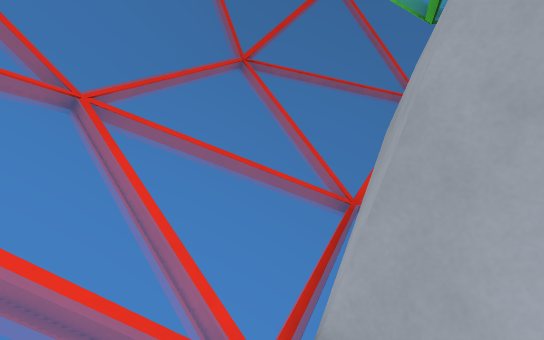
view 1 (above)

12 first-person views from a walk through a Godot game level. The camera is 1.2 m above the floor, tilts 10° down and sees 70° across. The floor is counted in squares, 1 m on a side. Each view is taken from the middle of a square. On the plan, view 1 faces up. The plan holds only what a view shows up to about 15 squares ahead; the rest is blank. The place goes on beyond the plan. Surface patterns are stand-ins for the level's own textures.

view 2
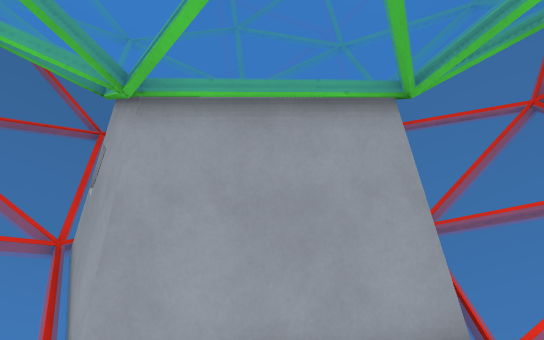

view 3
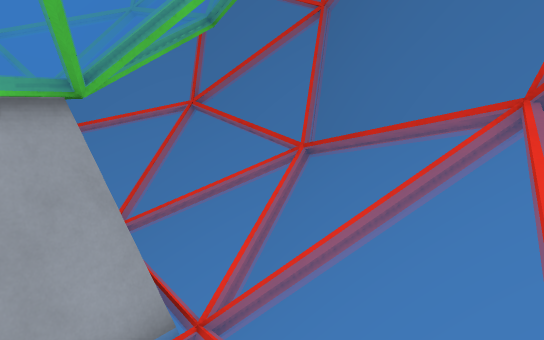

view 4
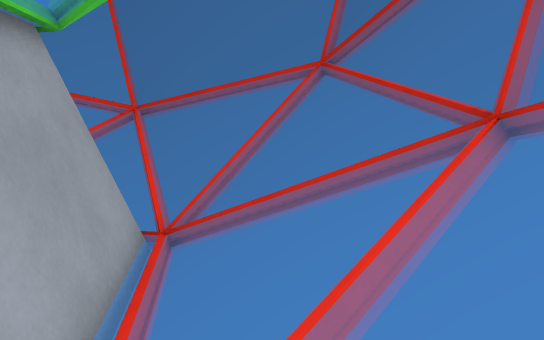

view 5
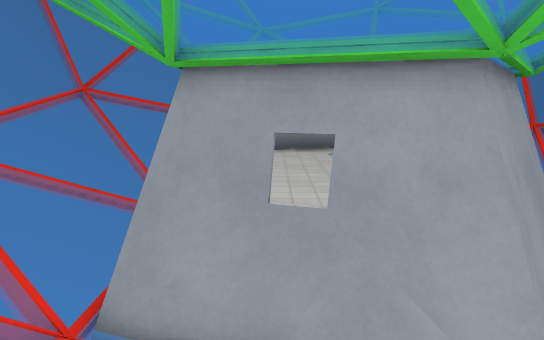

view 6
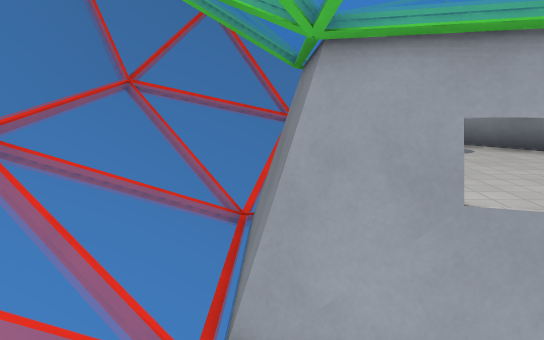

view 7
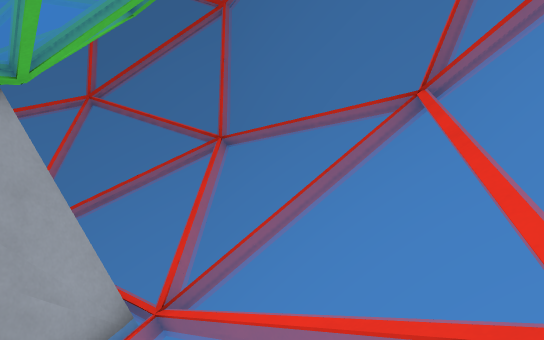

view 8
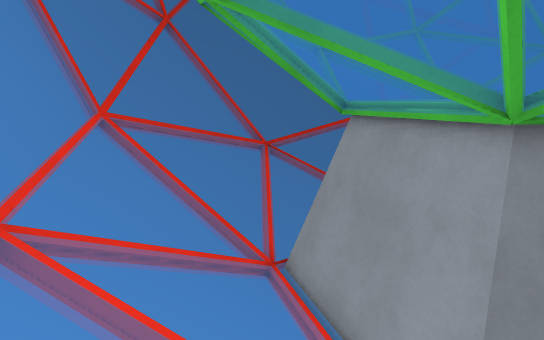

view 9
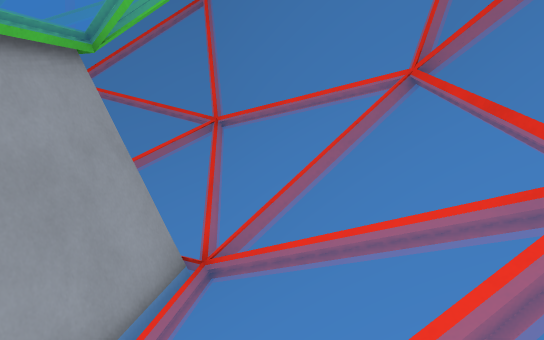

view 10
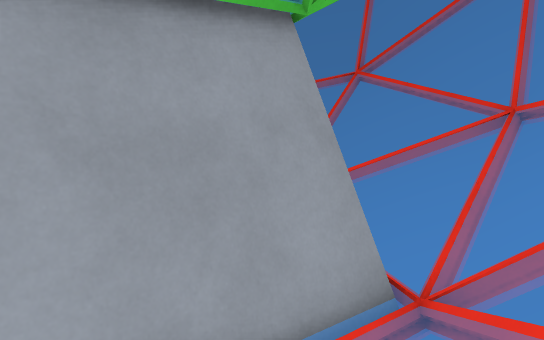

view 11
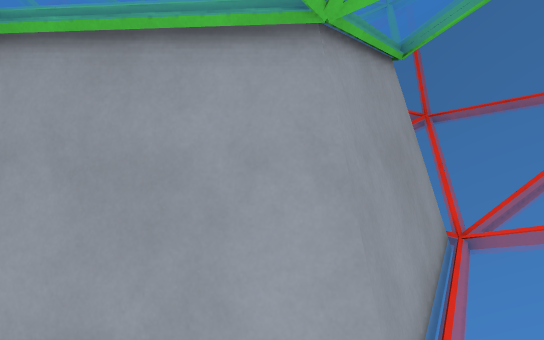

view 12
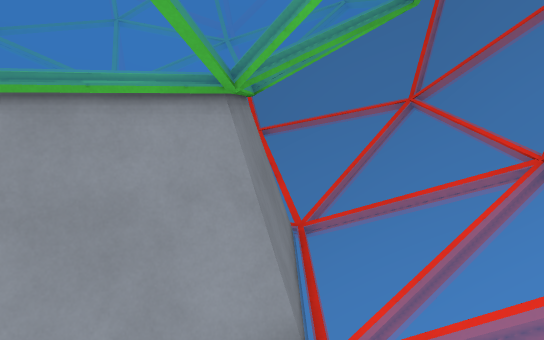

### Floor plan
Key: @ floor where view 1 was taken; # wall or solid block; . floor; / step, stairs or slope; = window, fence, low wall or low ledge; O other object.
Columns run from 5 left of view 1 to 15 right of it. Each row starts with its distance up from view 1.
 14    ####  ##     #
 13    ##==///////=###
 12     //  // //  //##
 11      // // //    =
 10       ///   //
  9    /  /////////   =#
  8   /////#######/////##
  7 ##/   /#     #/  /=#
  6  =//  /#     #/  //=
  5  = ///##     ##/// =
  4  / ///#       #/// /
  3 #/ ///##     ###/  /
  2 #//////##   ##//////#
  1 #/   / /#####/ /  //#
  0     /@  //#./  // / #
 -1     //  /////  / /###
 -2     ///   /////O=##
 -3     #=/    /  /###
 -4     ##
 -5
 -6         ###

Positions as (right, up) in squares from view 1, and headings:
1: (0, 0), facing up
2: (-1, -2), facing up-right
3: (-1, -2), facing right
4: (-2, 3), facing down-right
5: (-3, 6), facing right
6: (-2, 8), facing right
7: (-2, 9), facing down
8: (10, 12), facing down
9: (6, -3), facing up-right
10: (8, -2), facing up
11: (11, 0), facing up-left
12: (13, 8), facing left
